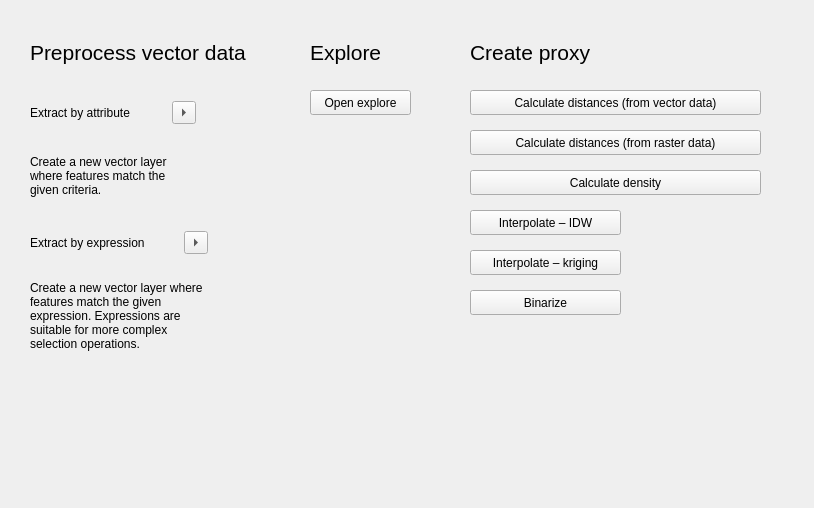
<?xml version="1.0" encoding="UTF-8"?>
<ui version="4.0">
 <class>WizardPage</class>
 <widget class="QWizardPage" name="WizardPage">
  <property name="geometry">
   <rect>
    <x>0</x>
    <y>0</y>
    <width>814</width>
    <height>508</height>
   </rect>
  </property>
  <property name="windowTitle">
   <string>WizardPage</string>
  </property>
  <widget class="QPushButton" name="calculate_density_btn">
   <property name="geometry">
    <rect>
     <x>470</x>
     <y>170</y>
     <width>291</width>
     <height>25</height>
    </rect>
   </property>
   <property name="text">
    <string>Calculate density</string>
   </property>
  </widget>
  <widget class="QPushButton" name="interpolate_kriging_btn">
   <property name="geometry">
    <rect>
     <x>470</x>
     <y>250</y>
     <width>151</width>
     <height>25</height>
    </rect>
   </property>
   <property name="text">
    <string>Interpolate – kriging</string>
   </property>
  </widget>
  <widget class="QLabel" name="label_12">
   <property name="geometry">
    <rect>
     <x>470</x>
     <y>40</y>
     <width>141</width>
     <height>24</height>
    </rect>
   </property>
   <property name="font">
    <font>
     <pointsize>16</pointsize>
    </font>
   </property>
   <property name="text">
    <string>Create proxy</string>
   </property>
  </widget>
  <widget class="QWidget" name="layoutWidget">
   <property name="geometry">
    <rect>
     <x>30</x>
     <y>100</y>
     <width>166</width>
     <height>25</height>
    </rect>
   </property>
   <layout class="QHBoxLayout" name="horizontalLayout">
    <item>
     <widget class="QLabel" name="label">
      <property name="text">
       <string>Extract by attribute</string>
      </property>
     </widget>
    </item>
    <item>
     <widget class="QToolButton" name="extract_by_attribute_btn">
      <property name="text">
       <string>...</string>
      </property>
      <property name="arrowType">
       <enum>Qt::RightArrow</enum>
      </property>
     </widget>
    </item>
   </layout>
  </widget>
  <widget class="QWidget" name="layoutWidget_2">
   <property name="geometry">
    <rect>
     <x>30</x>
     <y>230</y>
     <width>178</width>
     <height>25</height>
    </rect>
   </property>
   <layout class="QHBoxLayout" name="horizontalLayout_2">
    <item>
     <widget class="QLabel" name="label_2">
      <property name="text">
       <string>Extract by expression</string>
      </property>
     </widget>
    </item>
    <item>
     <widget class="QToolButton" name="extract_by_expression_btn">
      <property name="text">
       <string>...</string>
      </property>
      <property name="arrowType">
       <enum>Qt::RightArrow</enum>
      </property>
     </widget>
    </item>
   </layout>
  </widget>
  <widget class="QPushButton" name="calculate_distances_vector_btn">
   <property name="geometry">
    <rect>
     <x>470</x>
     <y>90</y>
     <width>291</width>
     <height>25</height>
    </rect>
   </property>
   <property name="text">
    <string>Calculate distances (from vector data)</string>
   </property>
  </widget>
  <widget class="QPushButton" name="calculate_distances_raster_btn">
   <property name="geometry">
    <rect>
     <x>470</x>
     <y>130</y>
     <width>291</width>
     <height>25</height>
    </rect>
   </property>
   <property name="text">
    <string>Calculate distances (from raster data)</string>
   </property>
  </widget>
  <widget class="QPushButton" name="open_explore_btn">
   <property name="geometry">
    <rect>
     <x>310</x>
     <y>90</y>
     <width>101</width>
     <height>25</height>
    </rect>
   </property>
   <property name="text">
    <string>Open explore</string>
   </property>
  </widget>
  <widget class="QPushButton" name="binarize_btn">
   <property name="geometry">
    <rect>
     <x>470</x>
     <y>290</y>
     <width>151</width>
     <height>25</height>
    </rect>
   </property>
   <property name="text">
    <string>Binarize</string>
   </property>
  </widget>
  <widget class="QLabel" name="label_4">
   <property name="geometry">
    <rect>
     <x>30</x>
     <y>260</y>
     <width>181</width>
     <height>111</height>
    </rect>
   </property>
   <property name="text">
    <string>Create a new vector layer where features match the given expression. Expressions are suitable for more complex selection operations.</string>
   </property>
   <property name="wordWrap">
    <bool>true</bool>
   </property>
  </widget>
  <widget class="QLabel" name="label_3">
   <property name="geometry">
    <rect>
     <x>30</x>
     <y>130</y>
     <width>151</width>
     <height>91</height>
    </rect>
   </property>
   <property name="text">
    <string>Create a new vector layer where features match the given criteria.</string>
   </property>
   <property name="wordWrap">
    <bool>true</bool>
   </property>
  </widget>
  <widget class="QPushButton" name="interpolate_idw_btn">
   <property name="geometry">
    <rect>
     <x>470</x>
     <y>210</y>
     <width>151</width>
     <height>25</height>
    </rect>
   </property>
   <property name="text">
    <string>Interpolate – IDW</string>
   </property>
  </widget>
  <widget class="QLabel" name="label_14">
   <property name="geometry">
    <rect>
     <x>30</x>
     <y>40</y>
     <width>231</width>
     <height>24</height>
    </rect>
   </property>
   <property name="font">
    <font>
     <pointsize>16</pointsize>
    </font>
   </property>
   <property name="text">
    <string>Preprocess vector data</string>
   </property>
  </widget>
  <widget class="QLabel" name="label_13">
   <property name="geometry">
    <rect>
     <x>310</x>
     <y>40</y>
     <width>141</width>
     <height>24</height>
    </rect>
   </property>
   <property name="font">
    <font>
     <pointsize>16</pointsize>
    </font>
   </property>
   <property name="text">
    <string>Explore</string>
   </property>
  </widget>
 </widget>
 <resources/>
 <connections/>
</ui>
